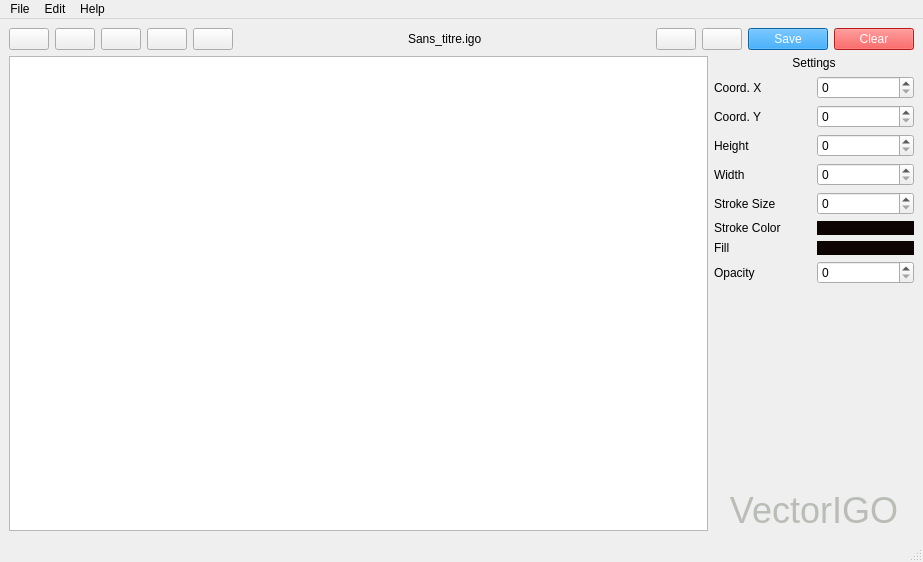
<?xml version="1.0" encoding="UTF-8"?>
<ui version="4.0">
 <class>MainWindow</class>
 <widget class="QMainWindow" name="MainWindow">
  <property name="geometry">
   <rect>
    <x>0</x>
    <y>0</y>
    <width>923</width>
    <height>562</height>
   </rect>
  </property>
  <property name="windowTitle">
   <string>MainWindow</string>
  </property>
  <widget class="QWidget" name="centralwidget">
   <layout class="QVBoxLayout" name="verticalLayout_3">
    <item>
     <layout class="QHBoxLayout" name="_toolbar">
      <item>
       <widget class="QPushButton" name="_rectangleTool">
        <property name="styleSheet">
         <string notr="true">image: url(:/ressources/form_square.png);</string>
        </property>
        <property name="text">
         <string/>
        </property>
       </widget>
      </item>
      <item>
       <widget class="QPushButton" name="_mouseTool">
        <property name="styleSheet">
         <string notr="true">image: url(:/ressources/pencil.png);</string>
        </property>
        <property name="text">
         <string/>
        </property>
       </widget>
      </item>
      <item>
       <widget class="QPushButton" name="pushButton_9">
        <property name="styleSheet">
         <string notr="true">image: url(:/ressources/text.png);</string>
        </property>
        <property name="text">
         <string/>
        </property>
       </widget>
      </item>
      <item>
       <widget class="QPushButton" name="pushButton_7">
        <property name="styleSheet">
         <string notr="true">image: url(:/ressources/pen.png);</string>
        </property>
        <property name="text">
         <string/>
        </property>
       </widget>
      </item>
      <item>
       <widget class="QPushButton" name="pushButton_6">
        <property name="styleSheet">
         <string notr="true">image: url(:/ressources/fill.png);</string>
        </property>
        <property name="text">
         <string/>
        </property>
       </widget>
      </item>
      <item>
       <spacer name="horizontalSpacer">
        <property name="orientation">
         <enum>Qt::Horizontal</enum>
        </property>
        <property name="sizeHint" stdset="0">
         <size>
          <width>40</width>
          <height>20</height>
         </size>
        </property>
       </spacer>
      </item>
      <item>
       <widget class="QLabel" name="label">
        <property name="text">
         <string>Sans_titre.igo</string>
        </property>
       </widget>
      </item>
      <item>
       <spacer name="horizontalSpacer_2">
        <property name="orientation">
         <enum>Qt::Horizontal</enum>
        </property>
        <property name="sizeHint" stdset="0">
         <size>
          <width>40</width>
          <height>20</height>
         </size>
        </property>
       </spacer>
      </item>
      <item>
       <widget class="QPushButton" name="pushButton_5">
        <property name="minimumSize">
         <size>
          <width>0</width>
          <height>0</height>
         </size>
        </property>
        <property name="styleSheet">
         <string notr="true">image: url(:/ressources/undo.png);</string>
        </property>
        <property name="text">
         <string/>
        </property>
       </widget>
      </item>
      <item>
       <widget class="QPushButton" name="pushButton_4">
        <property name="minimumSize">
         <size>
          <width>0</width>
          <height>0</height>
         </size>
        </property>
        <property name="styleSheet">
         <string notr="true">image: url(:/ressources/redo.png);</string>
        </property>
        <property name="text">
         <string/>
        </property>
       </widget>
      </item>
      <item>
       <widget class="QPushButton" name="_save">
        <property name="styleSheet">
         <string notr="true">background-color: rgb(13, 140, 232);
color: rgb(255, 255, 255);</string>
        </property>
        <property name="text">
         <string>Save</string>
        </property>
       </widget>
      </item>
      <item>
       <widget class="QPushButton" name="_clear">
        <property name="styleSheet">
         <string notr="true">background-color: rgb(255, 36, 36);
color: rgb(255, 255, 255);</string>
        </property>
        <property name="text">
         <string>Clear</string>
        </property>
       </widget>
      </item>
     </layout>
    </item>
    <item>
     <layout class="QHBoxLayout" name="horizontalLayout_13">
      <item>
       <widget class="VView" name="_graphicsView"/>
      </item>
      <item>
       <layout class="QVBoxLayout" name="Settings">
        <item>
         <layout class="QVBoxLayout" name="verticalLayout">
          <item>
           <widget class="QLabel" name="label_2">
            <property name="text">
             <string>Settings</string>
            </property>
            <property name="alignment">
             <set>Qt::AlignCenter</set>
            </property>
           </widget>
          </item>
          <item>
           <layout class="QHBoxLayout" name="horizontalLayout">
            <item>
             <widget class="QLabel" name="label_3">
              <property name="text">
               <string>Coord. X</string>
              </property>
             </widget>
            </item>
            <item>
             <widget class="QSpinBox" name="_spinBoxX"/>
            </item>
           </layout>
          </item>
          <item>
           <layout class="QHBoxLayout" name="horizontalLayout_2">
            <item>
             <widget class="QLabel" name="label_4">
              <property name="text">
               <string>Coord. Y</string>
              </property>
             </widget>
            </item>
            <item>
             <widget class="QSpinBox" name="_spinBoxY"/>
            </item>
           </layout>
          </item>
          <item>
           <layout class="QHBoxLayout" name="horizontalLayout_3">
            <item>
             <widget class="QLabel" name="label_5">
              <property name="text">
               <string>Height</string>
              </property>
             </widget>
            </item>
            <item>
             <widget class="QSpinBox" name="_spinBoxH"/>
            </item>
           </layout>
          </item>
          <item>
           <layout class="QHBoxLayout" name="horizontalLayout_4">
            <item>
             <widget class="QLabel" name="label_6">
              <property name="text">
               <string>Width</string>
              </property>
             </widget>
            </item>
            <item>
             <widget class="QSpinBox" name="_spinBoxW"/>
            </item>
           </layout>
          </item>
          <item>
           <layout class="QHBoxLayout" name="horizontalLayout_5">
            <item>
             <widget class="QLabel" name="label_7">
              <property name="text">
               <string>Stroke Size</string>
              </property>
             </widget>
            </item>
            <item>
             <widget class="QSpinBox" name="_spinBoxSSize"/>
            </item>
           </layout>
          </item>
          <item>
           <layout class="QHBoxLayout" name="horizontalLayout_6">
            <item>
             <widget class="QLabel" name="label_8">
              <property name="text">
               <string>Stroke Color</string>
              </property>
             </widget>
            </item>
            <item>
             <widget class="QFrame" name="_strokeColor">
              <property name="frameShape">
               <enum>QFrame::StyledPanel</enum>
              </property>
              <property name="frameShadow">
               <enum>QFrame::Raised</enum>
              </property>
              <widget class="QPushButton" name="_strokeChoose">
               <property name="geometry">
                <rect>
                 <x>-10</x>
                 <y>-10</y>
                 <width>111</width>
                 <height>31</height>
                </rect>
               </property>
               <property name="styleSheet">
                <string notr="true">background-color: rgba(10, 0, 0, 0);</string>
               </property>
               <property name="text">
                <string/>
               </property>
              </widget>
             </widget>
            </item>
           </layout>
          </item>
          <item>
           <layout class="QHBoxLayout" name="horizontalLayout_7">
            <item>
             <widget class="QLabel" name="label_9">
              <property name="text">
               <string>Fill</string>
              </property>
             </widget>
            </item>
            <item>
             <widget class="QFrame" name="_fillColor">
              <property name="frameShape">
               <enum>QFrame::StyledPanel</enum>
              </property>
              <property name="frameShadow">
               <enum>QFrame::Raised</enum>
              </property>
              <widget class="QPushButton" name="_fillChoose">
               <property name="geometry">
                <rect>
                 <x>-10</x>
                 <y>-7</y>
                 <width>111</width>
                 <height>31</height>
                </rect>
               </property>
               <property name="styleSheet">
                <string notr="true">background-color: rgba(10, 0, 0, 0);</string>
               </property>
               <property name="text">
                <string/>
               </property>
              </widget>
             </widget>
            </item>
           </layout>
          </item>
         </layout>
        </item>
        <item>
         <layout class="QHBoxLayout" name="horizontalLayout_8">
          <item>
           <widget class="QLabel" name="label_10">
            <property name="text">
             <string>Opacity</string>
            </property>
           </widget>
          </item>
          <item>
           <widget class="QSpinBox" name="_spinBoxO"/>
          </item>
         </layout>
        </item>
        <item>
         <spacer name="horizontalSpacer_3">
          <property name="orientation">
           <enum>Qt::Horizontal</enum>
          </property>
          <property name="sizeType">
           <enum>QSizePolicy::Maximum</enum>
          </property>
          <property name="sizeHint" stdset="0">
           <size>
            <width>200</width>
            <height>10</height>
           </size>
          </property>
         </spacer>
        </item>
        <item>
         <spacer name="verticalSpacer">
          <property name="orientation">
           <enum>Qt::Vertical</enum>
          </property>
          <property name="sizeHint" stdset="0">
           <size>
            <width>20</width>
            <height>40</height>
           </size>
          </property>
         </spacer>
        </item>
        <item>
         <widget class="QLabel" name="label_11">
          <property name="minimumSize">
           <size>
            <width>100</width>
            <height>0</height>
           </size>
          </property>
          <property name="styleSheet">
           <string notr="true">font: 700 11pt &quot;Ubuntu Condensed&quot;;
color: rgb(186, 189, 182);
font-size: 36px;</string>
          </property>
          <property name="text">
           <string>VectorIGO</string>
          </property>
          <property name="alignment">
           <set>Qt::AlignCenter</set>
          </property>
         </widget>
        </item>
       </layout>
      </item>
     </layout>
    </item>
   </layout>
  </widget>
  <widget class="QMenuBar" name="menubar">
   <property name="geometry">
    <rect>
     <x>0</x>
     <y>0</y>
     <width>923</width>
     <height>21</height>
    </rect>
   </property>
   <widget class="QMenu" name="menuVectorIgo">
    <property name="title">
     <string>File</string>
    </property>
    <widget class="QMenu" name="menuExport">
     <property name="title">
      <string>Export</string>
     </property>
     <addaction name="actionExport_as_SVG"/>
     <addaction name="actionExport_as_PNG"/>
    </widget>
    <addaction name="actionNew"/>
    <addaction name="actionOpen_Project"/>
    <addaction name="separator"/>
    <addaction name="actionSave_3"/>
    <addaction name="menuExport"/>
    <addaction name="separator"/>
    <addaction name="actionExit"/>
   </widget>
   <widget class="QMenu" name="menuEditions">
    <property name="title">
     <string>Edit</string>
    </property>
    <addaction name="actionUndo"/>
    <addaction name="actionRedo"/>
    <addaction name="separator"/>
    <addaction name="actionCopy"/>
    <addaction name="actionPaste"/>
    <addaction name="actionCut"/>
    <addaction name="actionDelete"/>
   </widget>
   <widget class="QMenu" name="menuHelp">
    <property name="title">
     <string>Help</string>
    </property>
    <addaction name="actionCheck_for_Update"/>
    <addaction name="actionAbout"/>
   </widget>
   <addaction name="menuVectorIgo"/>
   <addaction name="menuEditions"/>
   <addaction name="menuHelp"/>
  </widget>
  <widget class="QStatusBar" name="statusbar"/>
  <action name="actioncqcac">
   <property name="text">
    <string>Open</string>
   </property>
  </action>
  <action name="actionSave">
   <property name="text">
    <string>Save</string>
   </property>
  </action>
  <action name="actionSave_AS">
   <property name="text">
    <string>Save As</string>
   </property>
  </action>
  <action name="actionSave_2">
   <property name="text">
    <string>Save</string>
   </property>
  </action>
  <action name="actionSave_As">
   <property name="text">
    <string>Save As</string>
   </property>
  </action>
  <action name="actionNew">
   <property name="text">
    <string>New Project</string>
   </property>
  </action>
  <action name="actionOpen_Project">
   <property name="text">
    <string>Open Project</string>
   </property>
  </action>
  <action name="actionSave_3">
   <property name="text">
    <string>Save</string>
   </property>
  </action>
  <action name="actionExit">
   <property name="text">
    <string>Exit</string>
   </property>
  </action>
  <action name="actionExport_as_SVG">
   <property name="text">
    <string>Export as SVG</string>
   </property>
  </action>
  <action name="actionExport_as_PNG">
   <property name="text">
    <string>Export as PNG</string>
   </property>
  </action>
  <action name="actionUndo">
   <property name="text">
    <string>Undo</string>
   </property>
  </action>
  <action name="actionRedo">
   <property name="text">
    <string>Redo</string>
   </property>
  </action>
  <action name="actionCopy">
   <property name="text">
    <string>Copy</string>
   </property>
  </action>
  <action name="actionPaste">
   <property name="text">
    <string>Paste</string>
   </property>
  </action>
  <action name="actionCut">
   <property name="text">
    <string>Cut</string>
   </property>
  </action>
  <action name="actionDelete">
   <property name="text">
    <string>Delete</string>
   </property>
  </action>
  <action name="actionCheck_for_Update">
   <property name="text">
    <string>Check for Update</string>
   </property>
  </action>
  <action name="actionAbout">
   <property name="text">
    <string>About</string>
   </property>
  </action>
 </widget>
 <customwidgets>
  <customwidget>
   <class>VView</class>
   <extends>QGraphicsView</extends>
   <header>vview.h</header>
  </customwidget>
 </customwidgets>
 <resources/>
 <connections/>
</ui>
